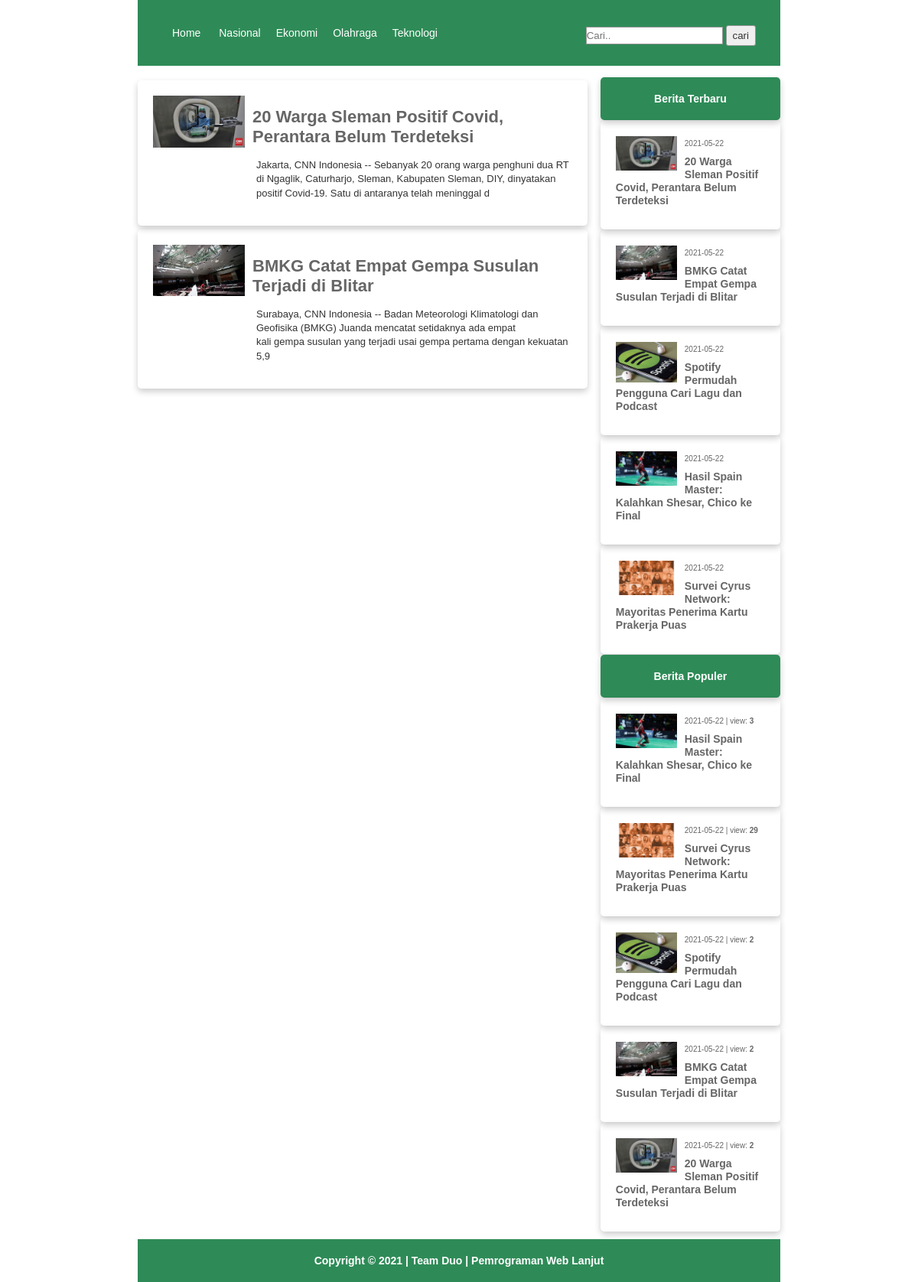
The app's page /?open=cat&id=1 with its own data.
### tables this page shows
CREATE TABLE `kategori` (
  `ID` int(5) NOT NULL,
  `Kategori` varchar(100) NOT NULL,
  `alias` varchar(50) NOT NULL,
  `Terbit` varchar(1) NOT NULL
);

CREATE TABLE `berita` (
  `ID` int(10) NOT NULL,
  `Judul` varchar(255) NOT NULL,
  `Kategori` varchar(50) NOT NULL,
  `Isi` text NOT NULL,
  `Gambar` varchar(255) NOT NULL,
  `Teks` text NOT NULL,
  `Tanggal` varchar(30) NOT NULL,
  `Updateby` varchar(50) NOT NULL,
  `Viewnum` varchar(20) NOT NULL,
  `Post_type` varchar(20) NOT NULL,
  `Terbit` varchar(1) NOT NULL
);

### inc/fungsi.php (the view, shortened to what this page needs)
<?php
include 'koneksi.php';
function populer(){
?>
	<div class="bar-menu">
		Berita Populer
	</div>
	<div>
		<?php
		global $connect;
		$pop = mysqli_query($connect,"SELECT * FROM berita WHERE Terbit='1' AND Tanggal>='".date('Y-m-d H:i:s', strtotime(''.POPULER_TIME.' days'))."' ORDER BY Viewnum DESC LIMIT 0,10");
		while ($r = mysqli_fetch_array($pop)) {
			extract($r);
			echo
			'<div class="side-box">
			<div class="img">
			<img src="'.URL_SITUS.$Gambar.'">
			</div>
				<span>'.substr($Tanggal, 0, 10).' | view: <b>'.$Viewnum.'</b> </span>
				<h1><a href="./?open=detail&id='.$ID.'">'.$Judul.'</a></h1>
				<div class="clear"></div>
			</div>';
		}
		?>
		</div>
<?php
}
function beritaterbaru(){
?>
	<div class="bar-menu">
		Berita Terbaru
	</div>
		<div>
			<?php
			global $connect;
			$terkini = mysqli_query($connect,"SELECT * FROM berita WHERE Terbit='1' ORDER BY ID DESC LIMIT 0,10");
			while ($r = mysqli_fetch_array($terkini)) {
				extract($r);
				echo
				'<div class="side-box">
					<div class="img">
						<img src="'.URL_SITUS.$Gambar.'">
					</div>
					<span>'.substr($Tanggal, 0, 10).' </span>
					<h1><a href="./?open=detail&id='.$ID.'">'.$Judul.'</a></h1>
					<div class="clear"></div>
				</div>';
			}
			?>
		</div>
<?php
}
?>

### header.php (shortened to what this page needs)
<?php
include("inc/fungsi.php");
?>
<!DOCTYPE html>
<html lang="en">
<head>
	<link rel="stylesheet" type="text/css" href="./assets/style.css">
</head>
<body>
	<div class="wrap">
		<div>
		<header>
			<nav>
				<a href="./">Home</a>
				<?php
				global $connect;
				$menu = mysqli_query($connect,"SELECT * FROM kategori WHERE Terbit='1' ORDER BY ID ASC LIMIT 0,10");
				while ($r = mysqli_fetch_array($menu)) {
					extract($r);
					echo
					'<a href="./?open=cat&id='.$ID.'">'.$Kategori.'</a>';
				}
				?>
				<form action="" method="GET" class="btn fr" style="margin-top:-5px; margin-right: -8px;">
				 	<input type="text" name="key" placeholder="Cari..">
				 	<input type="submit" name="open" value="cari">
				</form>
			</nav>
		</header>

### kategori.php (shortened to what this page needs)
<div class="mainpage">
	<div class="content">
		<?php
		global $connect;
		$catid = (isset($_GET['id']) ? $_GET['id'] : '');
		$getalias = mysqli_query($connect,"SELECT * FROM kategori WHERE ID='".$catid."'");
		while ($al = mysqli_fetch_array($getalias)) {
			$sql = mysqli_query($connect,"SELECT * FROM berita WHERE Terbit='1' AND Kategori='".$al['alias']."' ORDER BY ID DESC LIMIT 0,10");
			while ($b = mysqli_fetch_array($sql)) {
				extract($b);
				echo
				'<div class="boxnews">
					<div class="img">
						<img src="'.URL_SITUS.$Gambar.'">
					</div>
					<h1><a href="./?open=detail&id='.$ID.'">'.$Judul.'</a></h1>
					<p>'.substr(strip_tags($Isi),0,200).'</p>
					<div class="clear"></div>
				</div>';
			}
		}
		?>
	</div>
	<div class="sidebar">
		<?php include 'sidebar.php'; ?>
	</div>
</div>

### assets/style.css (style rules this page uses)
body { margin:0; padding:0; background: #fff; font-family: arial, sans-serif; font-size: 14px; color: #333; }
a { text-decoration: none; color: #666666 }
h1, h2, h3, h4, h5, h6 { line-height: 1.2; }
.fr { float: right; }
.wrap { width: 70%; margin: 0 auto; }
input[type="text"] { padding: 3px 0; border: 1px solid #999; }
input[type="submit"] { border: 1px solid #999; padding: 5px 8px; color:#333; box-sizing: border-box; border-radius:3px; }
.btn { padding: 3px 5px; margin: 0px 3px; border-radius:3px; box-sizing: border-box; }
header { min-height:90px; }
nav { background-color: #2E8B57; padding: 35px; position: sticky; top: 0; }
nav a { margin: 3px 10px; color: white; text-decoration: none; }
.mainpage { width: 100%; padding: 0; margin: 0; box-sizing: border-box; }
.content { width: 70%; float: left; }
.sidebar { width: 28%; float: right; }
.boxnews { box-shadow: 0 4px 8px 0 rgba(0, 0, 0, 0.2); border-radius: 5px; padding: 20px; margin-top: 5px; }
.boxnews .img { width: 120px; height: auto; float: left; margin-right: 10px; overflow: hidden; }
.boxnews .img img { width: 100%; }
.boxnews h1 { font-size:22px; }
.boxnews h1 a { color: #666; text-decoration: none; }
.boxnews p { font-size: 13px; line-height:1.4; margin-left: 135px; }
.bar-menu { font-size: 14px; font-weight: 700; text-align: center; background: #2E8B57; box-shadow: 0 4px 8px 0 rgba(0, 0, 0, 0.2); border-radius: 5px; padding: 20px; margin-top: 1px; color: white; }
.side-box { width: 100%; box-sizing: border-box; box-shadow: 0 4px 8px 0 rgba(0, 0, 0, 0.2); border-radius: 5px; padding: 20px; margin-top: 1px; }
.side-box .img { width:80px; height: auto; float: left; margin-right: 10px; overflow: hidden; }
.side-box .img img { width: 100%; }
.side-box h1 { font-size:14px; }
.side-box h1 a { color: #666; text-decoration: none; }
.side-box span { font-size: 10px; color: #666; }

### records on screen
kategori: Kategori "Nasional"
kategori: Kategori "Ekonomi"
kategori: Kategori "Olahraga"
kategori: Kategori "Teknologi"
berita: Gambar (picture), Judul "20 Warga Sleman Positif Covid, Perantara Belum Terdeteksi", Isi "Jakarta, CNN Indonesia -- Sebanyak 20 orang warga penghuni dua RT di Ngaglik, Caturharjo, Sleman, Kabupaten Sleman, DIY, dinyatakan positif Covid-19. Satu di antaranya telah meninggal d", Tanggal "2021-05-22", Viewnum "2"
berita: Gambar (picture), Judul "BMKG Catat Empat Gempa Susulan Terjadi di Blitar", Isi "Surabaya, CNN Indonesia -- Badan Meteorologi Klimatologi dan Geofisika (BMKG) Juanda mencatat setidaknya ada empat kali gempa susulan yang terjadi usai gempa pertama dengan kekuatan 5,9", Tanggal "2021-05-22", Viewnum "2"
berita: Gambar (picture), Tanggal "2021-05-22", Judul "Spotify Permudah Pengguna Cari Lagu dan Podcast", Viewnum "2"
berita: Gambar (picture), Tanggal "2021-05-22", Judul "Hasil Spain Master: Kalahkan Shesar, Chico ke Final", Viewnum "3"
berita: Gambar (picture), Tanggal "2021-05-22", Judul "Survei Cyrus Network: Mayoritas Penerima Kartu Prakerja Puas", Viewnum "29"
